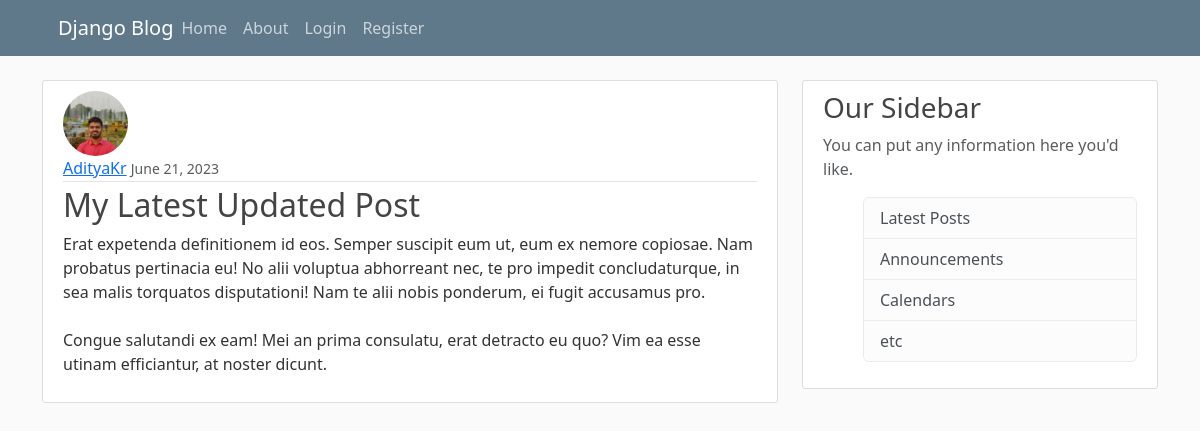
The page /post/29/ on the database its author committed.
### blog/models.py (models this page shows, shortened)
class Post(models.Model):
    title=models.CharField(max_length=100)
    content=models.TextField()
    date_posted=models.DateTimeField(default=timezone.now)
    author=models.ForeignKey(User,on_delete=models.CASCADE)

### users/models.py (models this page shows, shortened)
class Profile(models.Model):
    user=models.OneToOneField(User,on_delete=models.CASCADE)
    image=models.ImageField(default='default.jpg',upload_to='profile_pics')

### blog/views.py (the view)
# urls.py: path('post/<int:pk>/',PostDetailView.as_view(),name='post-detail'),
class PostDetailView(DetailView):
    model = Post

### blog/templates/blog/post_detail.html (shortened to what this page needs)
{% extends "blog/base.html" %}
{% block content %}
<article class="media content-section">
    <img class="rounded-circle article-img" src="{{ object.author.profile.image.url }}">
    <div class="media-body">
        <div class="article-metadata">
            <a class="mr-2" href="{% url 'user-posts' object.author.username %}">{{ object.author }}</a>
            <small class="text-muted">{{ object.date_posted|date:"F d, Y" }}</small>
        </div>
        <h2 class="article-title">{{ object.title }}</h2>
        <p class="article-content">{{ object.content }}</p>
    </div>
</article>
{% endblock content %}

### blog/static/blog/main.css (style rules this page uses)
body { background: #fafafa; color: #333333; margin-top: 5rem; }
h1, h2, h3, h4, h5, h6 { color: #444444; }
.content-section { background: #ffffff; padding: 10px 20px; border: 1px solid #dddddd; border-radius: 3px; margin-bottom: 20px; }
.article-title { color: #444444; }
.article-content { white-space: pre-line; }
.article-img { height: 65px; width: 65px; margin-right: 16px; }
.article-metadata { padding-bottom: 1px; margin-bottom: 4px; border-bottom: 1px solid #e3e3e3 }

### rows shown on the page
Post: author.profile.image (picture), author "AdityaKr", date_posted "June 21, 2023", title "My Latest Updated Post", content "Erat expetenda definitionem id eos. Semper suscipit eum ut, eum ex nemore copiosae. Nam probatus pertinacia eu! No alii voluptua abhorreant nec, te pro impedit concludaturque, in sea malis torquatos disputationi! Nam te alii nobis ponderum, ei fugit accusamus pro. Congue salutandi ex eam! Mei an prima consulatu, erat detracto eu quo? Vim ea esse utinam efficiantur, at noster dicunt."
